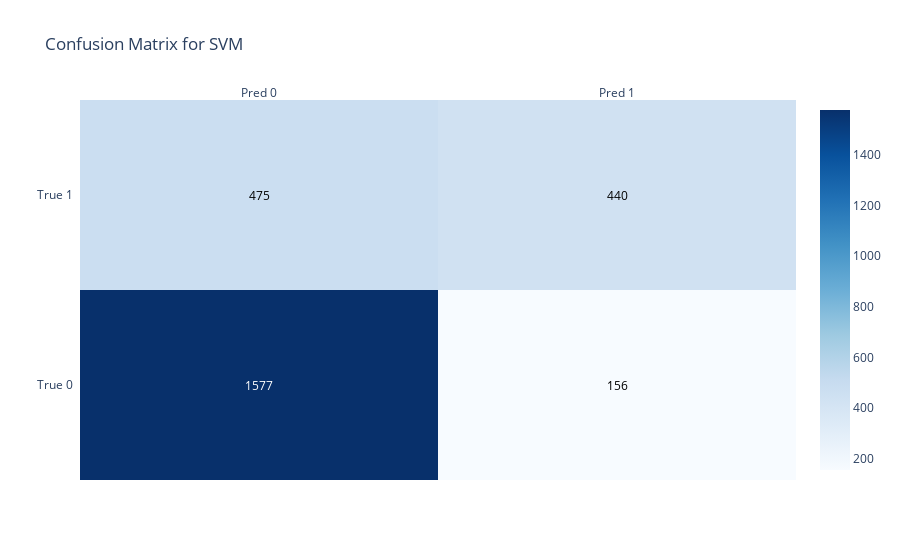
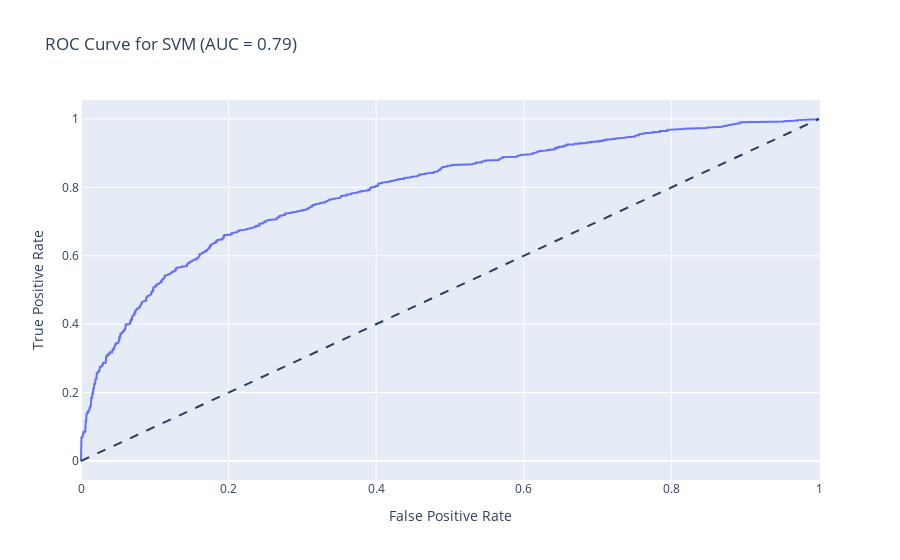

Notebook code cell kept with these figures, in order:
### Markdown cell above
### Support Vector Machine

### Code cell
svm = SVC(random_state=42)

parameters = {"C": [0.1, 1, 10]}

grid_search = GridSearchCV(svm, param_grid=parameters, cv=5, n_jobs=-1)
grid_search.fit(X_train, y_train)

evaluate_model(
    grid_search.best_estimator_, X_test, y_test, "SVM", evaluation_dict_subtask_a
)
print("Best Parameters:", grid_search.best_params_)
print("Best Score:", grid_search.best_score_)

### Figure 1 — Plotly figure (JSON) as saved in the notebook; plotly's stock layout.template omitted (floating-point values rounded to 4 significant figures)
{"data": [{"colorscale": [[0, "rgb(247,251,255)"], [0.125, "rgb(222,235,247)"], [0.25, "rgb(198,219,239)"], [0.375, "rgb(158,202,225)"], [0.5, "rgb(107,174,214)"], [0.625, "rgb(66,146,198)"], [0.75, "rgb(33,113,181)"], [0.875, "rgb(8,81,156)"], [1, "rgb(8,48,107)"]], "reversescale": false, "showscale": true, "type": "heatmap", "x": ["Pred 0", "Pred 1"], "y": ["True 0", "True 1"], "z": [[1577, 156], [475, 440]]}], "layout": {"annotations": [{"font": {"color": "#FFFFFF"}, "showarrow": false, "text": "1577", "x": "Pred 0", "xref": "x", "y": "True 0", "yref": "y"}, {"font": {"color": "#000000"}, "showarrow": false, "text": "156", "x": "Pred 1", "xref": "x", "y": "True 0", "yref": "y"}, {"font": {"color": "#000000"}, "showarrow": false, "text": "475", "x": "Pred 0", "xref": "x", "y": "True 1", "yref": "y"}, {"font": {"color": "#000000"}, "showarrow": false, "text": "440", "x": "Pred 1", "xref": "x", "y": "True 1", "yref": "y"}], "title": {"text": "Confusion Matrix for SVM"}, "xaxis": {"dtick": 1, "gridcolor": "rgb(0, 0, 0)", "side": "top", "ticks": ""}, "yaxis": {"dtick": 1, "ticks": "", "ticksuffix": "  "}}}

### Figure 2 — Plotly figure (JSON) as saved in the notebook; plotly's stock layout.template omitted (floating-point values rounded to 4 significant figures; data arrays with more than 128 entries replaced by an {"elided": "..."} marker saying what was removed)
{"data": [{"mode": "lines", "name": "ROC Curve (area = 0.79)", "type": "scatter", "x": {"elided": "896 float values"}, "y": {"elided": "896 float values"}}], "layout": {"shapes": [{"line": {"dash": "dash"}, "type": "line", "x0": 0, "x1": 1, "y0": 0, "y1": 1}], "title": {"text": "ROC Curve for SVM (AUC = 0.79)"}, "xaxis": {"title": {"text": "False Positive Rate"}}, "yaxis": {"title": {"text": "True Positive Rate"}}}}
